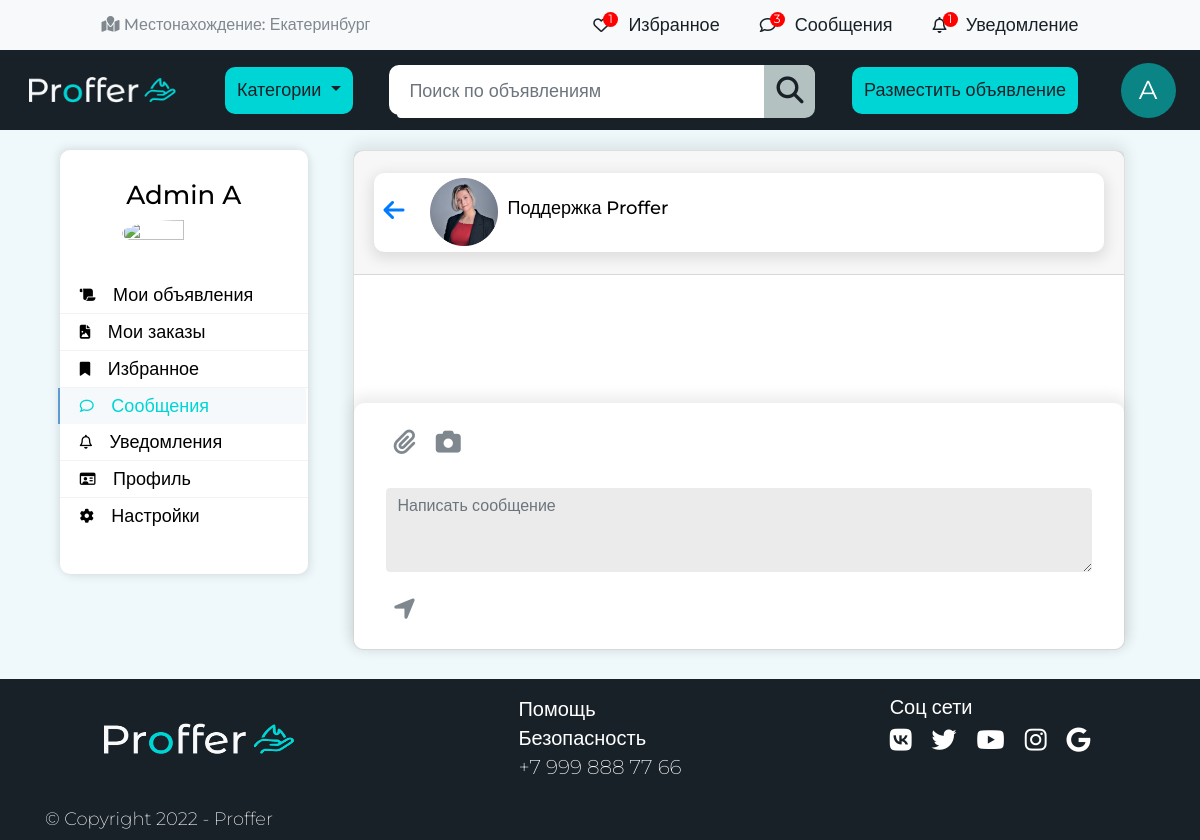
Before: /accounts/profile/dialogs/3 (signed in) with the older database file.
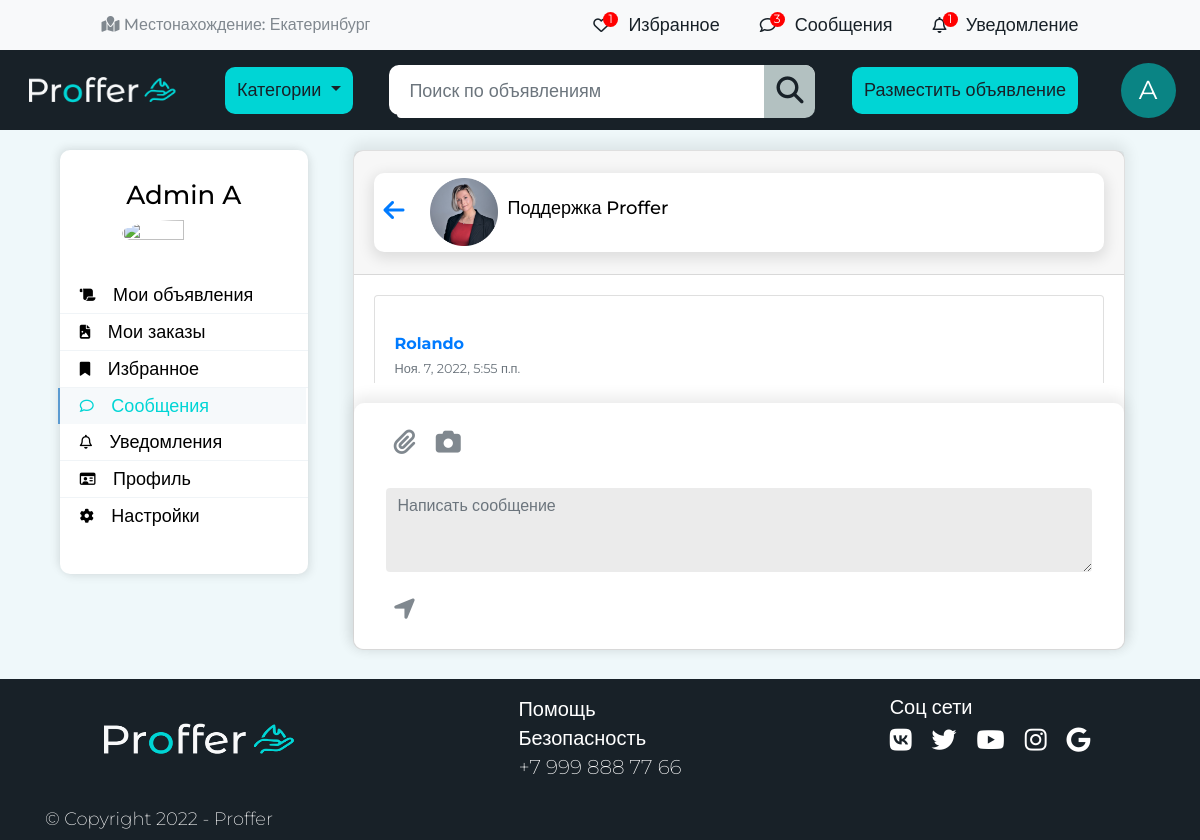
After: the same page with the newer database file.
### oursite/models.py (models this page shows, shortened)
class Message(models.Model):
    chat = models.ForeignKey(Chat, verbose_name=_("Чат"), on_delete=models.CASCADE)
    author = models.ForeignKey(User, verbose_name=_("Пользователь"), on_delete=models.CASCADE)
    message = models.TextField(_("Сообщение"))
    pub_date = models.DateTimeField(_('Дата сообщения'), default=timezone.now)
    is_readed = models.BooleanField(_('Прочитано'), default=False)
    class Meta:
        ordering = ['pub_date']

### oursite/views.py (the view, shortened to what this page needs)
# urls.py: path('accounts/profile/dialogs/<chat_id>', (views.MessagesView.as_view()), name='messages'),
class MessagesView(View):
    def get(self, request, chat_id):
        if request.user.is_authenticated == False:
            return redirect('login')
        try:
            chat = Chat.objects.get(id=chat_id)
            if request.user in chat.members.all():
                chat.message_set.filter(is_readed=False).exclude(author=request.user).update(is_readed=True)
            else:
                chat = None
        except Chat.DoesNotExist:
            chat = None
        return render(
            request,
            'oursite/messages.html',
            {
                'user_profile': request.user,
                'chat': chat,
                'form': MessageForm()
            }
        )

### oursite/forms.py
class MessageForm(ModelForm):
    class Meta:
        model = Message
        fields = ['message']
        labels = {'message': ""}
        widgets = {
            'message': Textarea(attrs={
                'class': 'form-control primary',
                'cols':'60',
                'rows':'3',
                'placeholder':'Написать сообщение',
                'style':'width:100%'
            }),
        }

### cart/context_processors.py (called while the page is built)
def cart(request):
    return {'cart': Cart(request)}

### oursite/templates/oursite/messages.html (shortened to what the changed rows need)
{% extends "oursite/index.html" %}
{% load static %}
{% block content %}
{% load humanize %}
    <div class="container">
        <div class="profile">
            <div class="col-md-9">
                <div class="profile-content">
                    <div class="col-lg-12 col-md-12">
                    <div class="card panel panel-default chat-widget">
                        <div class="card-body msg_card_body">
                            {% for message in chat.message_set.all %}
                            {% include 'oursite/message.html' with message_item=message %}
                            {% endfor %}
                        </div>
                                        {% load bootstrap4 %}
                      </div>
                    </div>
                </div>
                </div>
            </div>
        </div>
    </div>
</body>
</html>
{% endblock %}

### oursite/templates/oursite/message.html (shortened to what this page needs)
{% url 'users:profile' message_item.author.username as the_user_url%}
{% load get_companion %}
<div class="list-group-item {% if not message_item.is_readed %}unreaded{% endif %}">
    <div class="reply-body">
        <ul class="list-inline">
            <li class="drop-left-padding">
                <strong class="list-group-item-heading"><a href="{{ the_user_url }}">{{ message_item.author.username }}</a></strong>
            </li>
            <li class="pull-right text-muted"><small>{{ message_item.pub_date }}</small></li>
        </ul>
    </div>
</div>

Changed rows visible on the page:
added Message: author.username "Rolando", pub_date "Ноя. 7, 2022, 5:55 п.п."
